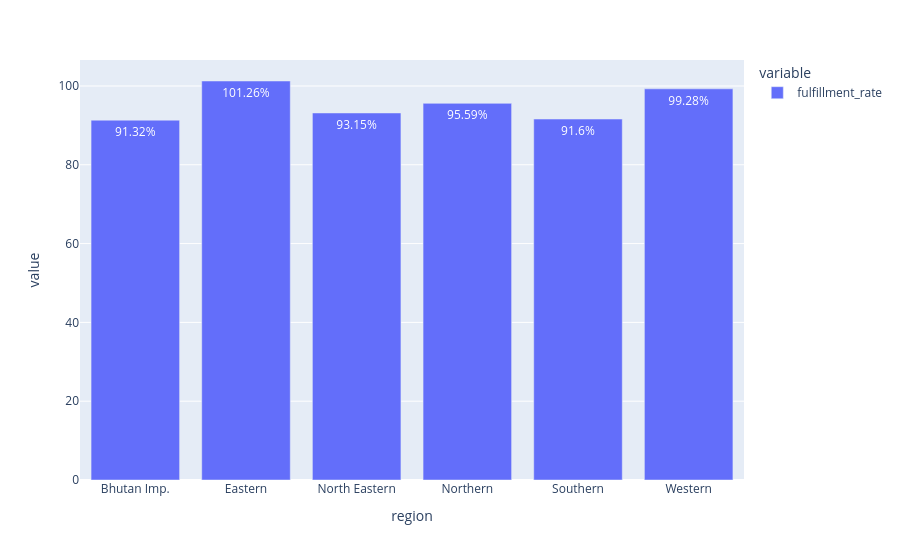

Source (notebook cell):
### Code cell
labels = regional_perf['fulfillment_rate'].round(2).astype(str) + '%'
regional_perf_fig = px.bar(data_frame=regional_perf,x='region',y=['fulfillment_rate'],text=labels,)
regional_perf_fig.show()

### Figure 1 — Plotly figure (JSON) as saved in the notebook; plotly's stock layout.template omitted (floating-point values rounded to 4 significant figures)
{"data": [{"hovertemplate": "variable=fulfillment_rate<br>region=%{x}<br>value=%{y}<br>text=%{text}<extra></extra>", "legendgroup": "fulfillment_rate", "marker": {"color": "#636efa", "pattern": {"shape": ""}}, "name": "fulfillment_rate", "orientation": "v", "showlegend": true, "text": ["91.32%", "101.26%", "93.15%", "95.59%", "91.6%", "99.28%"], "textposition": "auto", "type": "bar", "x": ["Bhutan Imp.", "Eastern", "North Eastern", "Northern", "Southern", "Western"], "xaxis": "x", "y": [91.32, 101.3, 93.15, 95.59, 91.6, 99.28], "yaxis": "y"}], "layout": {"barmode": "relative", "legend": {"title": {"text": "variable"}, "tracegroupgap": 0}, "margin": {"t": 60}, "xaxis": {"anchor": "y", "domain": [0, 1], "title": {"text": "region"}}, "yaxis": {"anchor": "x", "domain": [0, 1], "title": {"text": "value"}}}}
